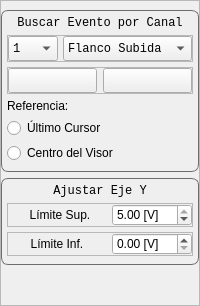
         <widget class="QWidget" name="triggerTab">
          <attribute name="title">
           <string>Análisis</string>
          </attribute>
          <layout class="QVBoxLayout" name="verticalLayout_23">
           <property name="spacing">
            <number>5</number>
           </property>
           <property name="leftMargin">
            <number>0</number>
           </property>
           <property name="topMargin">
            <number>0</number>
           </property>
           <property name="rightMargin">
            <number>0</number>
           </property>
           <property name="bottomMargin">
            <number>0</number>
           </property>
           <item>
            <widget class="QFrame" name="triggerFrame">
             <property name="styleSheet">
              <string notr="true">QFrame#triggerAnalysisFrame
{
border: 1px solid rgb(109, 109, 109);
border-radius: 7px;
padding:5px;
padding-bottom:8px
}
QFrame#analogYLimEditFrame
{
border: 1px solid rgb(109, 109, 109);
border-radius: 7px;
padding:5px;
padding-bottom:8px
}</string>
             </property>
             <property name="frameShape">
              <enum>QFrame::StyledPanel</enum>
             </property>
             <property name="frameShadow">
              <enum>QFrame::Raised</enum>
             </property>
             <layout class="QVBoxLayout" name="verticalLayout_4">
              <property name="leftMargin">
               <number>0</number>
              </property>
              <property name="rightMargin">
               <number>0</number>
              </property>
              <property name="bottomMargin">
               <number>0</number>
              </property>
              <item>
               <widget class="QFrame" name="triggerAnalysisFrame">
                <property name="frameShape">
                 <enum>QFrame::StyledPanel</enum>
                </property>
                <property name="frameShadow">
                 <enum>QFrame::Raised</enum>
                </property>
                <layout class="QVBoxLayout" name="verticalLayout_21">
                 <property name="spacing">
                  <number>5</number>
                 </property>
                 <property name="leftMargin">
                  <number>0</number>
                 </property>
                 <property name="topMargin">
                  <number>0</number>
                 </property>
                 <property name="rightMargin">
                  <number>0</number>
                 </property>
                 <property name="bottomMargin">
                  <number>0</number>
                 </property>
                 <item>
                  <widget class="QLabel" name="triggerAnalysisTitleLabel">
                   <property name="sizePolicy">
                    <sizepolicy hsizetype="Preferred" vsizetype="Preferred">
                     <horstretch>0</horstretch>
                     <verstretch>0</verstretch>
                    </sizepolicy>
                   </property>
                   <property name="font">
                    <font>
                     <family>Consolas</family>
                     <pointsize>9</pointsize>
                     <italic>false</italic>
                     <bold>false</bold>
                    </font>
                   </property>
                   <property name="text">
                    <string>Buscar Evento por Canal</string>
                   </property>
                   <property name="alignment">
                    <set>Qt::AlignCenter</set>
                   </property>
                  </widget>
                 </item>
                 <item>
                  <widget class="QFrame" name="triggerAnalysisSelectorFrame">
                   <property name="frameShape">
                    <enum>QFrame::StyledPanel</enum>
                   </property>
                   <property name="frameShadow">
                    <enum>QFrame::Raised</enum>
                   </property>
                   <layout class="QHBoxLayout" name="horizontalLayout_19">
                    <property name="spacing">
                     <number>5</number>
                    </property>
                    <property name="leftMargin">
                     <number>0</number>
                    </property>
                    <property name="topMargin">
                     <number>0</number>
                    </property>
                    <property name="rightMargin">
                     <number>0</number>
                    </property>
                    <property name="bottomMargin">
                     <number>0</number>
                    </property>
                    <item>
                     <widget class="QComboBox" name="triggerAnalysisChannelComboBox">
                      <property name="sizePolicy">
                       <sizepolicy hsizetype="Fixed" vsizetype="Fixed">
                        <horstretch>0</horstretch>
                        <verstretch>0</verstretch>
                       </sizepolicy>
                      </property>
                      <property name="minimumSize">
                       <size>
                        <width>25</width>
                        <height>25</height>
                       </size>
                      </property>
                      <property name="maximumSize">
                       <size>
                        <width>50</width>
                        <height>16777215</height>
                       </size>
                      </property>
                      <property name="font">
                       <font>
                        <family>Consolas</family>
                        <pointsize>9</pointsize>
                        <italic>false</italic>
                        <bold>false</bold>
                       </font>
                      </property>
                      <item>
                       <property name="text">
                        <string>1</string>
                       </property>
                      </item>
                      <item>
                       <property name="text">
                        <string>2</string>
                       </property>
                      </item>
                      <item>
                       <property name="text">
                        <string>3</string>
                       </property>
                      </item>
                      <item>
                       <property name="text">
                        <string>4</string>
                       </property>
                      </item>
                      <item>
                       <property name="text">
                        <string>5</string>
                       </property>
                      </item>
                      <item>
                       <property name="text">
                        <string>6</string>
                       </property>
                      </item>
                      <item>
                       <property name="text">
                        <string>7</string>
                       </property>
                      </item>
                      <item>
                       <property name="text">
                        <string>8</string>
                       </property>
                      </item>
                     </widget>
                    </item>
                    <item>
                     <widget class="QComboBox" name="triggerAnalysisModeComboBox">
                      <property name="minimumSize">
                       <size>
                        <width>0</width>
                        <height>25</height>
                       </size>
                      </property>
                      <property name="font">
                       <font>
                        <family>Consolas</family>
                        <pointsize>9</pointsize>
                        <italic>false</italic>
                        <bold>false</bold>
                       </font>
                      </property>
                      <item>
                       <property name="text">
                        <string>Flanco Subida</string>
                       </property>
                       <property name="icon">
                        <iconset resource="Icons.qrc">
                         <normaloff>:/ButtonIcons/ico/RISING EDGE.png</normaloff>:/ButtonIcons/ico/RISING EDGE.png</iconset>
                       </property>
                      </item>
                      <item>
                       <property name="text">
                        <string>Flanco Bajada</string>
                       </property>
                       <property name="icon">
                        <iconset resource="Icons.qrc">
                         <normaloff>:/ButtonIcons/ico/FALLING EDGE.png</normaloff>:/ButtonIcons/ico/FALLING EDGE.png</iconset>
                       </property>
                      </item>
                      <item>
                       <property name="text">
                        <string>Nivel Bajo</string>
                       </property>
                       <property name="icon">
                        <iconset resource="Icons.qrc">
                         <normaloff>:/ButtonIcons/ico/LOW LEVEL.png</normaloff>:/ButtonIcons/ico/LOW LEVEL.png</iconset>
                       </property>
                      </item>
                      <item>
                       <property name="text">
                        <string>Nivel Alto</string>
                       </property>
                       <property name="icon">
                        <iconset resource="Icons.qrc">
                         <normaloff>:/ButtonIcons/ico/HIGH LEVEL.png</normaloff>:/ButtonIcons/ico/HIGH LEVEL.png</iconset>
                       </property>
                      </item>
                     </widget>
                    </item>
                   </layout>
                  </widget>
                 </item>
                 <item>
                  <widget class="QFrame" name="triggerAnalysisButtonsFrame">
                   <property name="frameShape">
                    <enum>QFrame::StyledPanel</enum>
                   </property>
                   <property name="frameShadow">
                    <enum>QFrame::Raised</enum>
                   </property>
                   <layout class="QHBoxLayout" name="horizontalLayout_20">
                    <property name="leftMargin">
                     <number>0</number>
                    </property>
                    <property name="topMargin">
                     <number>0</number>
                    </property>
                    <property name="rightMargin">
                     <number>0</number>
                    </property>
                    <property name="bottomMargin">
                     <number>0</number>
                    </property>
                    <item>
                     <widget class="QPushButton" name="triggerAnalysisGoLeftButton">
                      <property name="minimumSize">
                       <size>
                        <width>0</width>
                        <height>25</height>
                       </size>
                      </property>
                      <property name="maximumSize">
                       <size>
                        <width>16777215</width>
                        <height>25</height>
                       </size>
                      </property>
                      <property name="text">
                       <string/>
                      </property>
                      <property name="icon">
                       <iconset resource="Icons.qrc">
                        <normaloff>:/ButtonIcons/ico/ArrowLeft.png</normaloff>:/ButtonIcons/ico/ArrowLeft.png</iconset>
                      </property>
                      <property name="iconSize">
                       <size>
                        <width>25</width>
                        <height>25</height>
                       </size>
                      </property>
                     </widget>
                    </item>
                    <item>
                     <widget class="QPushButton" name="triggerAnalysisGoRightButton">
                      <property name="minimumSize">
                       <size>
                        <width>0</width>
                        <height>25</height>
                       </size>
                      </property>
                      <property name="maximumSize">
                       <size>
                        <width>16777215</width>
                        <height>25</height>
                       </size>
                      </property>
                      <property name="text">
                       <string/>
                      </property>
                      <property name="icon">
                       <iconset resource="Icons.qrc">
                        <normaloff>:/ButtonIcons/ico/ArrowRight.png</normaloff>:/ButtonIcons/ico/ArrowRight.png</iconset>
                      </property>
                      <property name="iconSize">
                       <size>
                        <width>25</width>
                        <height>25</height>
                       </size>
                      </property>
                     </widget>
                    </item>
                   </layout>
                  </widget>
                 </item>
                 <item>
                  <widget class="QLabel" name="triggerAnalysisReferenceLabel">
                   <property name="text">
                    <string>Referencia:</string>
                   </property>
                  </widget>
                 </item>
                 <item>
                  <widget class="QRadioButton" name="lastCursorRadioButton">
                   <property name="text">
                    <string>Último Cursor</string>
                   </property>
                  </widget>
                 </item>
                 <item>
                  <widget class="QRadioButton" name="visorCenterRadioButton">
                   <property name="text">
                    <string>Centro del Visor</string>
                   </property>
                  </widget>
                 </item>
                </layout>
               </widget>
              </item>
              <item>
               <widget class="QFrame" name="analogYLimEditFrame">
                <property name="frameShape">
                 <enum>QFrame::StyledPanel</enum>
                </property>
                <property name="frameShadow">
                 <enum>QFrame::Raised</enum>
                </property>
                <layout class="QVBoxLayout" name="verticalLayout_22">
                 <property name="spacing">
                  <number>5</number>
                 </property>
                 <property name="leftMargin">
                  <number>0</number>
                 </property>
                 <property name="topMargin">
                  <number>0</number>
                 </property>
                 <property name="rightMargin">
                  <number>0</number>
                 </property>
                 <property name="bottomMargin">
                  <number>0</number>
                 </property>
                 <item>
                  <widget class="QLabel" name="analogYLimEditTitleLabel">
                   <property name="sizePolicy">
                    <sizepolicy hsizetype="Preferred" vsizetype="Preferred">
                     <horstretch>0</horstretch>
                     <verstretch>0</verstretch>
                    </sizepolicy>
                   </property>
                   <property name="font">
                    <font>
                     <family>Consolas</family>
                     <pointsize>9</pointsize>
                     <italic>false</italic>
                     <bold>false</bold>
                    </font>
                   </property>
                   <property name="text">
                    <string>Ajustar Eje Y</string>
                   </property>
                   <property name="alignment">
                    <set>Qt::AlignCenter</set>
                   </property>
                  </widget>
                 </item>
                 <item>
                  <widget class="QFrame" name="topYLimFrame">
                   <property name="frameShape">
                    <enum>QFrame::StyledPanel</enum>
                   </property>
                   <property name="frameShadow">
                    <enum>QFrame::Raised</enum>
                   </property>
                   <layout class="QHBoxLayout" name="horizontalLayout_23">
                    <property name="spacing">
                     <number>0</number>
                    </property>
                    <property name="leftMargin">
                     <number>0</number>
                    </property>
                    <property name="topMargin">
                     <number>0</number>
                    </property>
                    <property name="rightMargin">
                     <number>0</number>
                    </property>
                    <property name="bottomMargin">
                     <number>0</number>
                    </property>
                    <item>
                     <widget class="QLabel" name="topYLimLabel">
                      <property name="text">
                       <string>Límite Sup.</string>
                      </property>
                      <property name="alignment">
                       <set>Qt::AlignCenter</set>
                      </property>
                      <property name="wordWrap">
                       <bool>true</bool>
                      </property>
                     </widget>
                    </item>
                    <item>
                     <widget class="QDoubleSpinBox" name="topYLimDoubleSpinBox">
                      <property name="sizePolicy">
                       <sizepolicy hsizetype="Fixed" vsizetype="Fixed">
                        <horstretch>0</horstretch>
                        <verstretch>0</verstretch>
                       </sizepolicy>
                      </property>
                      <property name="minimumSize">
                       <size>
                        <width>80</width>
                        <height>0</height>
                       </size>
                      </property>
                      <property name="maximumSize">
                       <size>
                        <width>80</width>
                        <height>16777215</height>
                       </size>
                      </property>
                      <property name="suffix">
                       <string> [V]</string>
                      </property>
                      <property name="minimum">
                       <double>0.010000000000000</double>
                      </property>
                      <property name="maximum">
                       <double>5.000000000000000</double>
                      </property>
                      <property name="singleStep">
                       <double>0.100000000000000</double>
                      </property>
                      <property name="value">
                       <double>5.000000000000000</double>
                      </property>
                     </widget>
                    </item>
                   </layout>
                  </widget>
                 </item>
                 <item>
                  <widget class="QFrame" name="botYLimFrame">
                   <property name="frameShape">
                    <enum>QFrame::StyledPanel</enum>
                   </property>
                   <property name="frameShadow">
                    <enum>QFrame::Raised</enum>
                   </property>
                   <layout class="QHBoxLayout" name="horizontalLayout_24">
                    <property name="leftMargin">
                     <number>0</number>
                    </property>
                    <property name="topMargin">
                     <number>0</number>
                    </property>
                    <property name="rightMargin">
                     <number>0</number>
                    </property>
                    <property name="bottomMargin">
                     <number>0</number>
                    </property>
                    <item>
                     <widget class="QLabel" name="bitYLimLabel">
                      <property name="text">
                       <string>Límite Inf.</string>
                      </property>
                      <property name="alignment">
                       <set>Qt::AlignCenter</set>
                      </property>
                      <property name="wordWrap">
                       <bool>true</bool>
                      </property>
                     </widget>
                    </item>
                    <item>
                     <widget class="QDoubleSpinBox" name="botYLimDoubleSpinBox">
                      <property name="sizePolicy">
                       <sizepolicy hsizetype="Fixed" vsizetype="Fixed">
                        <horstretch>0</horstretch>
                        <verstretch>0</verstretch>
                       </sizepolicy>
                      </property>
                      <property name="minimumSize">
                       <size>
                        <width>80</width>
                        <height>0</height>
                       </size>
                      </property>
                      <property name="maximumSize">
                       <size>
                        <width>80</width>
                        <height>16777215</height>
                       </size>
                      </property>
                      <property name="suffix">
                       <string> [V]</string>
                      </property>
                      <property name="minimum">
                       <double>0.000000000000000</double>
                      </property>
                      <property name="maximum">
                       <double>4.990000000000000</double>
                      </property>
                      <property name="singleStep">
                       <double>0.100000000000000</double>
                      </property>
                      <property name="value">
                       <double>0.000000000000000</double>
                      </property>
                     </widget>
                    </item>
                   </layout>
                  </widget>
                 </item>
                </layout>
               </widget>
              </item>
              <item>
               <spacer name="triggerVerticalSpacer">
                <property name="orientation">
                 <enum>Qt::Vertical</enum>
                </property>
                <property name="sizeHint" stdset="0">
                 <size>
                  <width>20</width>
                  <height>40</height>
                 </size>
                </property>
               </spacer>
              </item>
             </layout>
            </widget>
           </item>
          </layout>
         </widget>
